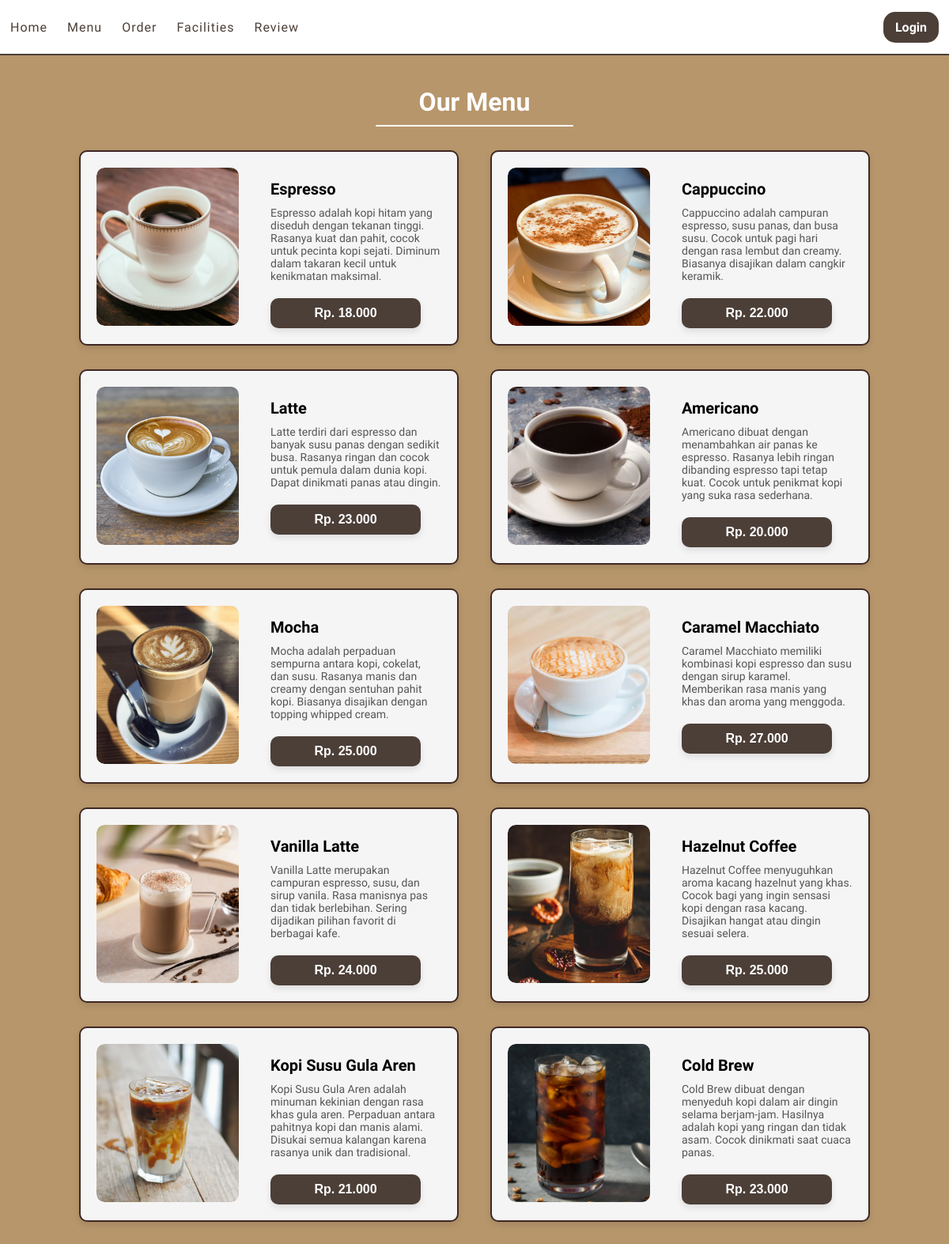
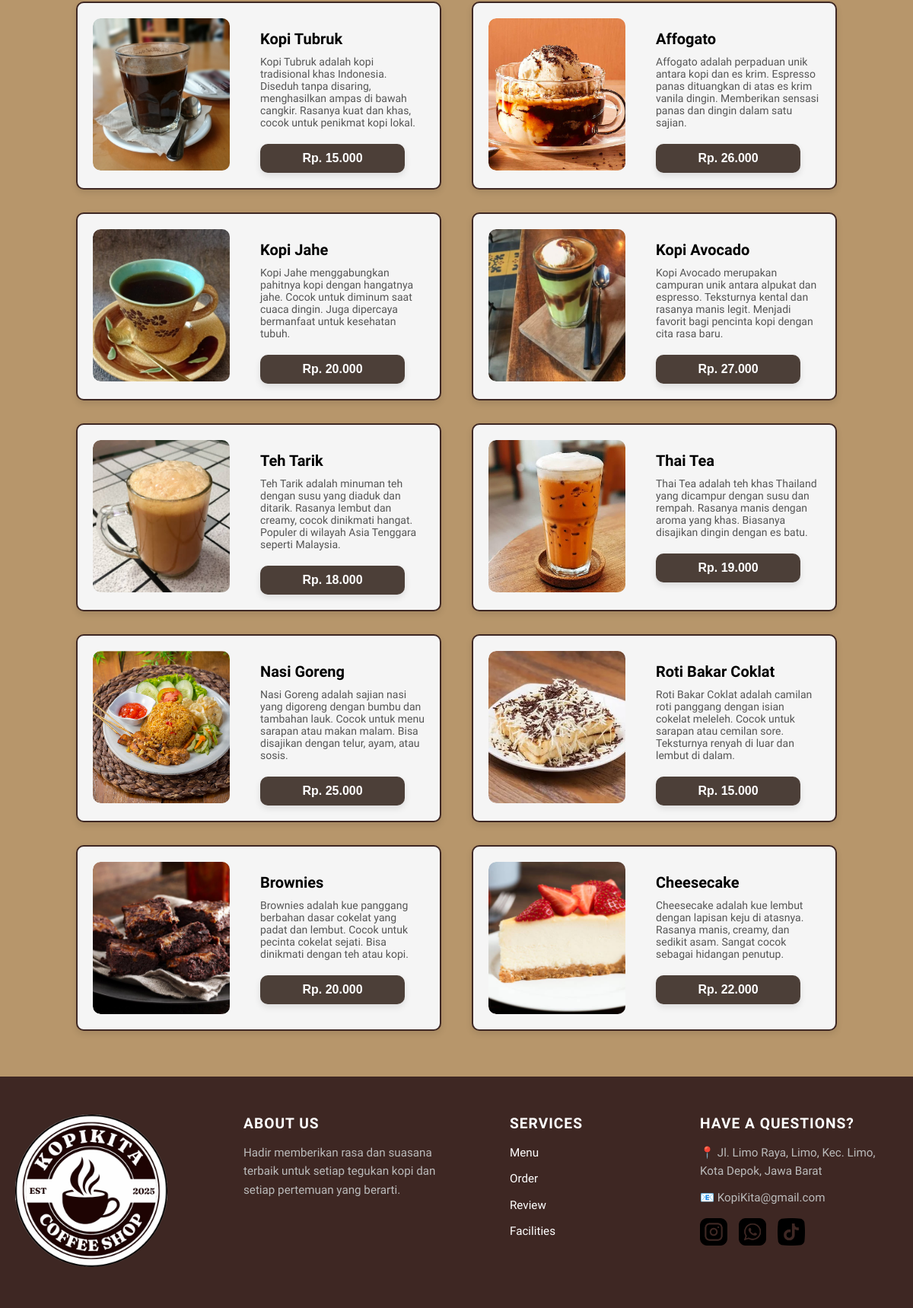
Page /menu.php on the committed database (2 pictures, top to bottom).
### tables this page shows
CREATE TABLE `menu` (
  `id_menu` int(11) NOT NULL,
  `nama_menu` varchar(20) NOT NULL,
  `jenis` enum('Kopi','Non-Kopi','Makanan','Dessert') NOT NULL,
  `deskripsi` varchar(200) NOT NULL,
  `link_gambar` varchar(30) NOT NULL,
  `harga` int(10) NOT NULL,
  `kategori` enum('spesial','biasa') NOT NULL
);

### menu.php (the view, shortened to what this page needs)
<!DOCTYPE html>
<html lang="en">
<head>
    <link rel="stylesheet" href="css/menu.css">
</head>
<body>
<section class="menu">
    <h2 class="menu-title">Our Menu</h2>
      <div class="menu-container">
        <?php
        include 'koneksi/koneksi.php';
        $data = mysqli_query($koneksi, "SELECT * FROM menu");
        while ($d = mysqli_fetch_array($data)) {
        ?>
            <div class="menu-card">
                <div class="menu-card-image">
                    <img src="gambar/Menu/<?php echo $d['link_gambar'] ?>" style="width: 180px;" alt="<?php echo $d['nama_menu']; ?>" class="menu-image">
                </div>
                <div class="menu-card-content">
                    <h3><?php echo $d['nama_menu']; ?></h3>
                    <p><?php echo $d['deskripsi']; ?></p>
                      <div class="price-row">
                        <a href="order.php?menu=<?= urlencode($d['nama_menu']) ?>" style="text-decoration: none;">
                            <button class="price-button">
                                <span class="price-text">Rp. <?= number_format($d['harga'], 0, ',', '.'); ?></span>
                            </button>
                        </a>
                    </div>
                </div>
            </div>
          <?php
          }
          ?>
      </div>
</section>
</body>
</html>

### css/menu.css (style rules this page uses)
* { margin: 0; padding: 0; box-sizing: border-box; }
body { font-family:'Sora', sans-serif; }
.menu { margin-top: 50px; background-color: #b7966b; min-height: auto; padding: 60px 20px; text-align: center; display: flex; flex-direction: column; align-items: center; }
.menu-title { font-size: 32px; font-weight: bold; color: white; margin-bottom: 30px; position: relative; }
.menu-title::after { content: ""; display: block; width: 250px; height: 2px; background-color: white; margin: 10px auto 0; border-radius: 2px; }
.menu-container { display: grid; grid-template-columns: repeat(2, 1fr); gap: 30px 40px; justify-content: center; max-width: 1000px; width: 100%; }
.menu-card { display: flex; flex-direction: row; align-items: flex-start; background-color: #f5f5f5; border-radius: 10px; padding: 20px; max-width: 700px; width: 100%; text-align: left; border: 2px solid #3e2723; box-shadow: 0 4px 8px rgba(0,0,0,0.1); transition: transform 0.3s ease; gap: 20px; }
.menu-card-image { width: 200px; height: 200px; flex-shrink: 0; overflow: hidden; border-radius: 10px; }
.menu-image { width: 100%; height: 100%; object-fit: cover; display: block; border-radius: 10px; }
.menu-card h3 { margin: 15px 0 10px; font-size: 20px; }
.menu-card p { font-size: 14px; color: #555; }
.price-row { display: flex; justify-content: space-between; align-items: center; }
.price-button { background-color: #4C3F38; color: white; border: none; padding: 10px 20px; border-radius: 10px; font-weight: bold; font-size: 16px; display: flex; align-items: center; justify-content: center; width: 100%; max-width: 200px; margin-top: 20px; cursor: pointer; transition: background-color 0.3s ease; box-shadow: 0 4px 8px rgba(0,0,0,0.1); }
.price-text { flex-grow: 1; width: 150px; }

### css/nav&footer.css (style rules this page uses)
* { box-sizing: border-box; }
body { font-family:'Sora', sans-serif; }
.navbar { background-color: white; padding: 0 13px; position: fixed; top: 0; width: 100%; height: 70px; z-index: 999; border-bottom: 2px solid #4C3F38; }
.navbar-container { display: flex; justify-content: space-between; align-items: center; height: 100%; }
.navbar-kiri { list-style: none; display: flex; gap: 25px; }
.navbar-kiri li a { text-decoration: none; color: #4C3F38; font-size: 1rem; font-weight: 500; letter-spacing: 1px; transition: color 0.3s; }
.login-button { background-color: #4C3F38; padding: 10px 15px; border-radius: 15px; color: white; text-decoration: none; font-size: 1rem; font-weight: 550; transition: background-color 0.3s; }
.footer { background-color: #3e2723; color: #fff; padding: 50px 0; }
.footer-container { display: flex; justify-content: space-between; flex-wrap: wrap; max-width: auto; margin: auto; height: auto; gap: 40px; padding: 0 20px; }
.footer-section { flex: 1 1 220px; }
.footer-logo { width: 200px; }
.footer-social { display: flex; gap: 15px; }
.footer-social img { transition: transform 0.3s; color: white; }
.footer-section h4 { font-size: 1.2rem; margin-bottom: 15px; text-transform: uppercase; letter-spacing: 1px; }
.footer-section p, .footer-section ul li { font-size: 0.95rem; line-height: 1.6; color: #bbb; }
.footer-section ul { list-style: none; padding-left: 0; }
.footer-section ul li { margin-bottom: 10px; }
.footer-section a { color: #fff; text-decoration: none; transition: color 0.3s; }
.footer-social { display: flex; gap: 15px; margin-top: 10px; }
.footer-social img { width: 36px; height: 36px; transition: transform 0.3s ease; }

### rows in the picture
menu: link_gambar (picture), nama_menu "Espresso", deskripsi "Espresso adalah kopi hitam yang diseduh dengan tekanan tinggi. Rasanya kuat dan pahit, cocok untuk pecinta kopi sejati. Diminum dalam takaran kecil untuk kenikmatan maksimal.", harga "18.000"
menu: link_gambar (picture), nama_menu "Cappuccino", deskripsi "Cappuccino adalah campuran espresso, susu panas, dan busa susu. Cocok untuk pagi hari dengan rasa lembut dan creamy. Biasanya disajikan dalam cangkir keramik.", harga "22.000"
menu: link_gambar (picture), nama_menu "Latte", deskripsi "Latte terdiri dari espresso dan banyak susu panas dengan sedikit busa. Rasanya ringan dan cocok untuk pemula dalam dunia kopi. Dapat dinikmati panas atau dingin.", harga "23.000"
menu: link_gambar (picture), nama_menu "Americano", deskripsi "Americano dibuat dengan menambahkan air panas ke espresso. Rasanya lebih ringan dibanding espresso tapi tetap kuat. Cocok untuk penikmat kopi yang suka rasa sederhana.", harga "20.000"
menu: link_gambar (picture), nama_menu "Mocha", deskripsi "Mocha adalah perpaduan sempurna antara kopi, cokelat, dan susu. Rasanya manis dan creamy dengan sentuhan pahit kopi. Biasanya disajikan dengan topping whipped cream.", harga "25.000"
menu: link_gambar (picture), nama_menu "Caramel Macchiato", deskripsi "Caramel Macchiato memiliki kombinasi kopi espresso dan susu dengan sirup karamel. Memberikan rasa manis yang khas dan aroma yang menggoda.", harga "27.000"
menu: link_gambar (picture), nama_menu "Vanilla Latte", deskripsi "Vanilla Latte merupakan campuran espresso, susu, dan sirup vanila. Rasa manisnya pas dan tidak berlebihan. Sering dijadikan pilihan favorit di berbagai kafe.", harga "24.000"
menu: link_gambar (picture), nama_menu "Hazelnut Coffee", deskripsi "Hazelnut Coffee menyuguhkan aroma kacang hazelnut yang khas. Cocok bagi yang ingin sensasi kopi dengan rasa kacang. Disajikan hangat atau dingin sesuai selera.", harga "25.000"
menu: link_gambar (picture), nama_menu "Kopi Susu Gula Aren", deskripsi "Kopi Susu Gula Aren adalah minuman kekinian dengan rasa khas gula aren. Perpaduan antara pahitnya kopi dan manis alami. Disukai semua kalangan karena rasanya unik dan tradisional.", harga "21.000"
menu: link_gambar (picture), nama_menu "Cold Brew", deskripsi "Cold Brew dibuat dengan menyeduh kopi dalam air dingin selama berjam-jam. Hasilnya adalah kopi yang ringan dan tidak asam. Cocok dinikmati saat cuaca panas.", harga "23.000"
menu: link_gambar (picture), nama_menu "Kopi Tubruk", deskripsi "Kopi Tubruk adalah kopi tradisional khas Indonesia. Diseduh tanpa disaring, menghasilkan ampas di bawah cangkir. Rasanya kuat dan khas, cocok untuk penikmat kopi lokal.", harga "15.000"
menu: link_gambar (picture), nama_menu "Affogato", deskripsi "Affogato adalah perpaduan unik antara kopi dan es krim. Espresso panas dituangkan di atas es krim vanila dingin. Memberikan sensasi panas dan dingin dalam satu sajian.", harga "26.000"
menu: link_gambar (picture), nama_menu "Kopi Jahe", deskripsi "Kopi Jahe menggabungkan pahitnya kopi dengan hangatnya jahe. Cocok untuk diminum saat cuaca dingin. Juga dipercaya bermanfaat untuk kesehatan tubuh.", harga "20.000"
menu: link_gambar (picture), nama_menu "Kopi Avocado", deskripsi "Kopi Avocado merupakan campuran unik antara alpukat dan espresso. Teksturnya kental dan rasanya manis legit. Menjadi favorit bagi pencinta kopi dengan cita rasa baru.", harga "27.000"
menu: link_gambar (picture), nama_menu "Teh Tarik", deskripsi "Teh Tarik adalah minuman teh dengan susu yang diaduk dan ditarik. Rasanya lembut dan creamy, cocok dinikmati hangat. Populer di wilayah Asia Tenggara seperti Malaysia.", harga "18.000"
menu: link_gambar (picture), nama_menu "Thai Tea", deskripsi "Thai Tea adalah teh khas Thailand yang dicampur dengan susu dan rempah. Rasanya manis dengan aroma yang khas. Biasanya disajikan dingin dengan es batu.", harga "19.000"
menu: link_gambar (picture), nama_menu "Nasi Goreng", deskripsi "Nasi Goreng adalah sajian nasi yang digoreng dengan bumbu dan tambahan lauk. Cocok untuk menu sarapan atau makan malam. Bisa disajikan dengan telur, ayam, atau sosis.", harga "25.000"
menu: link_gambar (picture), nama_menu "Roti Bakar Coklat", deskripsi "Roti Bakar Coklat adalah camilan roti panggang dengan isian cokelat meleleh. Cocok untuk sarapan atau cemilan sore. Teksturnya renyah di luar dan lembut di dalam.", harga "15.000"
menu: link_gambar (picture), nama_menu "Brownies", deskripsi "Brownies adalah kue panggang berbahan dasar cokelat yang padat dan lembut. Cocok untuk pecinta cokelat sejati. Bisa dinikmati dengan teh atau kopi.", harga "20.000"
menu: link_gambar (picture), nama_menu "Cheesecake", deskripsi "Cheesecake adalah kue lembut dengan lapisan keju di atasnya. Rasanya manis, creamy, dan sedikit asam. Sangat cocok sebagai hidangan penutup.", harga "22.000"
